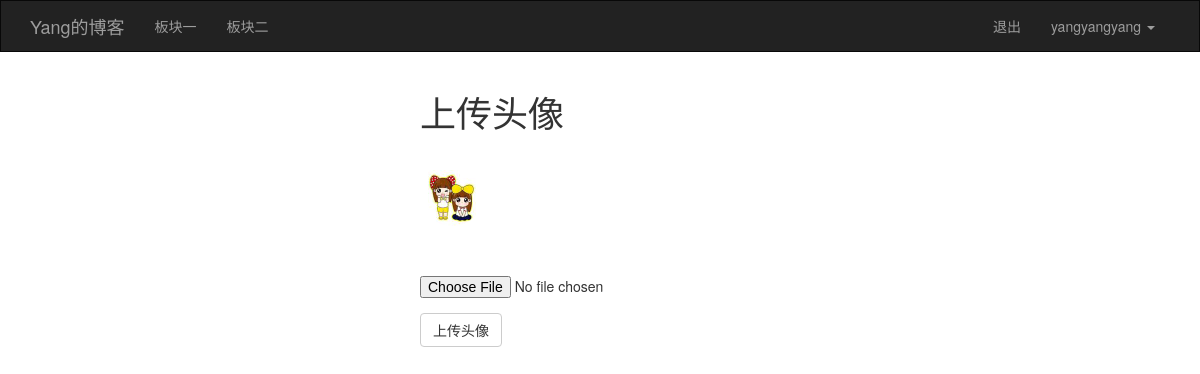
The page /user/upload_photo/ (signed in) on the database its author committed.
### app/models/user.py (models this page shows, shortened)
class User(UserMixin, db.Model):
    __tablename__ = 'users'
    id = db.Column(db.Integer, primary_key=True)
    username = db.Column(db.String(32), unique=True)
    password_hash = db.Column(db.String(128))
    email = db.Column(db.String(64))
    confirmed = db.Column(db.Boolean, default=False)
    photo_url = db.Column(db.String(128), default='default.jpg')
    posts = db.relationship('Posts', backref='user', lazy='dynamic')
    @property
    def password(self):
        raise AttributeError('密码是不可读的属性')

### app/views/user.py (the view, shortened to what this page needs)
@user.route('/upload_photo/', methods=['GET', 'POST'])
@login_required
def upload_photo():
    form = UploadPhoto()
    img_url = None
    return render_template('user/upload_photo.html', form=form)

### app/forms/user.py
class UploadPhoto(FlaskForm):
    photo = FileField('',validators=[FileAllowed(photo, message='只允许图片格式'),
                                  FileRequired('请上传头像~~~')])
    submit = SubmitField('上传头像')

### app/models/user.py (called while the page is built)
@login_manager.user_loader
def loader_user(user_id):
    return User.query.get(int(user_id))

### app/templates/user/upload_photo.html (shortened to what this page needs)
{% extends 'common/commondiv.html' %}
{% block maindiv %}
    <h1>上传头像</h1>
    <div style="margin: 30px auto;">
        <img class="img-circle" src="{{ url_for('static', filename='upload/' + current_user.photo_url) }}"
             width="64px" height="64px" alt=""/>
    </div>
    {{ wtf.quick_form(form) }}
{% endblock %}

### app/templates/common/base.html (shortened to what this page needs)
{% extends 'bootstrap/base.html' %}
{% import 'bootstrap/wtf.html' as wtf %}
{% block navbar %}
<nav class="navbar navbar-inverse" style="-webkit-border-radius: 0px;-moz-border-radius: 0px;">
    <div class="container">
        <div class="navbar-header">
            <a class="navbar-brand" href="{{ url_for('main.index') }}" title="点我返回首页">Yang的博客</a>
        </div>
        <div class="collapse navbar-collapse">
            <ul class="nav navbar-nav">
                <li><a href="#">板块一</a></li>
                <li><a href="#">板块二</a></li>
            </ul>
            <ul class="nav navbar-nav navbar-right">
                {% if current_user.is_authenticated %}
                    <li><a href="{{ url_for('user.logout') }}">退出</a></li>
                    <li class="dropdown">
                        <a href="#" class="dropdown-toggle" data-toggle="dropdown" role="button" aria-haspopup="true" aria-expanded="false">
                            {{ current_user.username }} <span class="caret"></span></a>
                    </li>
                {% else %}
                    <li><a href="{{ url_for('user.login') }}">登录</a></li>
                    <li><a href="{{ url_for('user.register') }}">注册</a></li>
                {% endif %}
            </ul>
        </div>
    </div>
</nav>
{% endblock %}
{% block content %}
<div class="container">
    {% block page_content %}默认内容{% endblock %}
</div>
{% endblock %}
{% block styles %}
    {{ super() }}
    <link rel="stylesheet" href="{{ url_for('static', filename='css/common.css') }}"/>
{% endblock %}

### app/static/css/common.css (style rules this page uses)
a { color: #000; }
h1 { margin-bottom: 30px; }

### rows shown on the page
User: username "yangyangyang", photo_url (picture)
